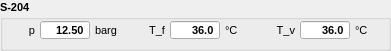
   <widget class="QGroupBox" name="S204_GB">
    <property name="geometry">
     <rect>
      <x>180</x>
      <y>210</y>
      <width>391</width>
      <height>51</height>
     </rect>
    </property>
    <property name="font">
     <font>
      <pointsize>8</pointsize>
      <weight>75</weight>
      <bold>true</bold>
     </font>
    </property>
    <property name="title">
     <string>S-204</string>
    </property>
    <widget class="QLabel" name="S204_pressure_unit_LBL">
     <property name="geometry">
      <rect>
       <x>95</x>
       <y>20</y>
       <width>30</width>
       <height>20</height>
      </rect>
     </property>
     <property name="font">
      <font>
       <weight>50</weight>
       <bold>false</bold>
      </font>
     </property>
     <property name="text">
      <string>barg</string>
     </property>
     <property name="alignment">
      <set>Qt::AlignLeading|Qt::AlignLeft|Qt::AlignVCenter</set>
     </property>
    </widget>
    <widget class="QDoubleSpinBox" name="S204_pressure_DSB">
     <property name="geometry">
      <rect>
       <x>40</x>
       <y>20</y>
       <width>50</width>
       <height>20</height>
      </rect>
     </property>
     <property name="alignment">
      <set>Qt::AlignRight|Qt::AlignTrailing|Qt::AlignVCenter</set>
     </property>
     <property name="buttonSymbols">
      <enum>QAbstractSpinBox::NoButtons</enum>
     </property>
     <property name="decimals">
      <number>2</number>
     </property>
     <property name="value">
      <double>12.500000000000000</double>
     </property>
    </widget>
    <widget class="QLabel" name="S204_pressure_LBL">
     <property name="geometry">
      <rect>
       <x>5</x>
       <y>20</y>
       <width>30</width>
       <height>20</height>
      </rect>
     </property>
     <property name="font">
      <font>
       <weight>50</weight>
       <bold>false</bold>
      </font>
     </property>
     <property name="text">
      <string>p</string>
     </property>
     <property name="alignment">
      <set>Qt::AlignRight|Qt::AlignTrailing|Qt::AlignVCenter</set>
     </property>
    </widget>
    <widget class="QDoubleSpinBox" name="S204_Tflux_DSB">
     <property name="geometry">
      <rect>
       <x>170</x>
       <y>20</y>
       <width>50</width>
       <height>20</height>
      </rect>
     </property>
     <property name="alignment">
      <set>Qt::AlignRight|Qt::AlignTrailing|Qt::AlignVCenter</set>
     </property>
     <property name="buttonSymbols">
      <enum>QAbstractSpinBox::NoButtons</enum>
     </property>
     <property name="decimals">
      <number>1</number>
     </property>
     <property name="value">
      <double>36.000000000000000</double>
     </property>
    </widget>
    <widget class="QLabel" name="S204_Tflux_LBL">
     <property name="geometry">
      <rect>
       <x>135</x>
       <y>20</y>
       <width>30</width>
       <height>20</height>
      </rect>
     </property>
     <property name="font">
      <font>
       <weight>50</weight>
       <bold>false</bold>
      </font>
     </property>
     <property name="text">
      <string>T_f</string>
     </property>
     <property name="alignment">
      <set>Qt::AlignRight|Qt::AlignTrailing|Qt::AlignVCenter</set>
     </property>
    </widget>
    <widget class="QLabel" name="S204_Tflux_unit_LBL">
     <property name="geometry">
      <rect>
       <x>225</x>
       <y>20</y>
       <width>30</width>
       <height>20</height>
      </rect>
     </property>
     <property name="font">
      <font>
       <weight>50</weight>
       <bold>false</bold>
      </font>
     </property>
     <property name="text">
      <string>°C</string>
     </property>
     <property name="alignment">
      <set>Qt::AlignLeading|Qt::AlignLeft|Qt::AlignVCenter</set>
     </property>
    </widget>
    <widget class="QLabel" name="S204_Tvessel_LBL">
     <property name="geometry">
      <rect>
       <x>265</x>
       <y>20</y>
       <width>30</width>
       <height>20</height>
      </rect>
     </property>
     <property name="font">
      <font>
       <weight>50</weight>
       <bold>false</bold>
      </font>
     </property>
     <property name="text">
      <string>T_v</string>
     </property>
     <property name="alignment">
      <set>Qt::AlignRight|Qt::AlignTrailing|Qt::AlignVCenter</set>
     </property>
    </widget>
    <widget class="QDoubleSpinBox" name="S204_Tvessel_DSB">
     <property name="geometry">
      <rect>
       <x>300</x>
       <y>20</y>
       <width>50</width>
       <height>20</height>
      </rect>
     </property>
     <property name="alignment">
      <set>Qt::AlignRight|Qt::AlignTrailing|Qt::AlignVCenter</set>
     </property>
     <property name="buttonSymbols">
      <enum>QAbstractSpinBox::NoButtons</enum>
     </property>
     <property name="decimals">
      <number>1</number>
     </property>
     <property name="value">
      <double>36.000000000000000</double>
     </property>
    </widget>
    <widget class="QLabel" name="S204_Tvessel_unit_LBL">
     <property name="geometry">
      <rect>
       <x>355</x>
       <y>20</y>
       <width>30</width>
       <height>20</height>
      </rect>
     </property>
     <property name="font">
      <font>
       <weight>50</weight>
       <bold>false</bold>
      </font>
     </property>
     <property name="text">
      <string>°C</string>
     </property>
     <property name="alignment">
      <set>Qt::AlignLeading|Qt::AlignLeft|Qt::AlignVCenter</set>
     </property>
    </widget>
   </widget>
